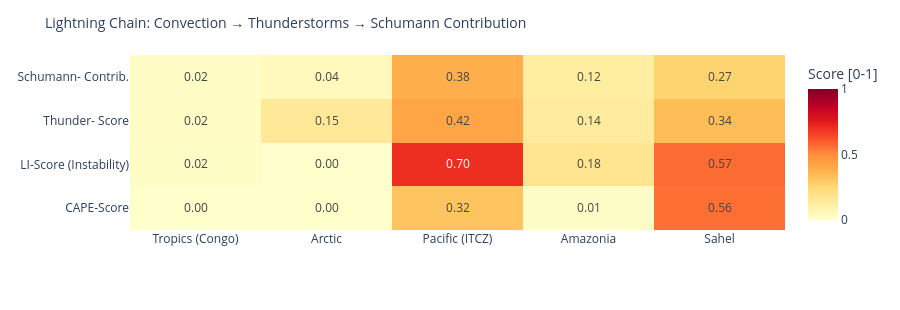

Source (notebook cell):
### Code cell
# ============================================================
# LIGHTNING CHAIN: Convection → Thunderstorms → Schumann
# Shows the causal chain per measurement point as heatmap
# ============================================================

def cape_score(v):
    """CAPE → normalized score [0,1]"""
    if v is None or pd.isna(v): return 0.0
    return min(1.0, float(v) / 3000)

def li_score(v):
    """Lifted Index: negative = unstable → score [0,1]"""
    if v is None or pd.isna(v): return 0.3
    return min(1.0, max(0.0, (-float(v) + 6) / 12))

def cloud_score(v):
    if v is None or pd.isna(v): return 0.3
    return float(v) / 100

def thunder_score(row):
    """Kombinierter Gewitterwahrscheinlichkeits-Score
    CAPE + LI + Bedeckung + WMO-Gewitter + konvektiver Niederschlag (showers)
    Hinweis: X-Ray und Kp sind kein Bestandteil – nur geomagn./solarer Kontext.
    """
    cs = cape_score(row.get('cape'))
    ls = li_score(row.get('li'))
    cl = cloud_score(row.get('cloud'))
    t  = 1.0 if row.get('thunderstorm') else 0.0
    # Convective precipitation (showers) as additional indicator
    sh = min(1.0, (row.get('showers') or 0) / 5.0)
    return round(cs * 0.30 + ls * 0.25 + cl * 0.15 + t * 0.20 + sh * 0.10, 3)

def schumann_contribution(t_score, lat):
    """Schumann contribution: higher in tropics (±30°), scaled by thunderstorm score"""
    lat_weight = max(0.3, 1.0 - abs(lat) / 60)
    return round(t_score * lat_weight, 3)

df_atm['cape_score']   = df_atm.apply(lambda r: cape_score(r['cape']), axis=1)
df_atm['li_score']     = df_atm.apply(lambda r: li_score(r['li']),    axis=1)
df_atm['thunder_score']= df_atm.apply(lambda r: thunder_score(r.to_dict()), axis=1)
df_atm['schumann_contribution'] = df_atm.apply(
    lambda r: schumann_contribution(r['thunder_score'], r['lat']), axis=1)

metrics = ['cape_score', 'li_score', 'thunder_score', 'schumann_contribution']
labels  = ['CAPE-Score', 'LI-Score\n(Instability)', 'Thunder-\nScore', 'Schumann-\nContrib.']
z_data  = [df_atm[m].tolist() for m in metrics]

fig = go.Figure(go.Heatmap(
    z=z_data,
    x=df_atm['point'].tolist(),
    y=labels,
    colorscale='YlOrRd',
    zmin=0, zmax=1,
    text=[[f'{v:.2f}' for v in row] for row in z_data],
    texttemplate='%{text}', textfont=dict(size=12),
    colorbar=dict(title='Score [0-1]')
))
fig.update_layout(
    title=dict(text='Lightning Chain: Convection → Thunderstorms → Schumann Contribution', font=dict(size=14)),
    height=310,
    plot_bgcolor='rgba(0,0,0,0)', paper_bgcolor='rgba(0,0,0,0)',
    margin=dict(l=130, r=80, t=55, b=80)
)
fig.show()

### Figure 1 — Plotly figure (JSON) as saved in the notebook; plotly's stock layout.template omitted (floating-point values rounded to 4 significant figures)
{"data": [{"colorbar": {"title": {"text": "Score [0-1]"}}, "colorscale": [[0.0, "rgb(255,255,204)"], [0.125, "rgb(255,237,160)"], [0.25, "rgb(254,217,118)"], [0.375, "rgb(254,178,76)"], [0.5, "rgb(253,141,60)"], [0.625, "rgb(252,78,42)"], [0.75, "rgb(227,26,28)"], [0.875, "rgb(189,0,38)"], [1.0, "rgb(128,0,38)"]], "text": [["0.00", "0.00", "0.32", "0.01", "0.56"], ["0.02", "0.00", "0.70", "0.18", "0.57"], ["0.02", "0.15", "0.42", "0.14", "0.34"], ["0.02", "0.04", "0.38", "0.12", "0.27"]], "textfont": {"size": 12}, "texttemplate": "%{text}", "type": "heatmap", "x": ["Tropics (Congo)", "Arctic", "Pacific (ITCZ)", "Amazonia", "Sahel"], "y": ["CAPE-Score", "LI-Score\n(Instability)", "Thunder-\nScore", "Schumann-\nContrib."], "z": [[0.0, 0.0, 0.3167, 0.01333, 0.56], [0.01667, 0.0, 0.7, 0.175, 0.5667], [0.019, 0.15, 0.419, 0.135, 0.341], [0.018, 0.045, 0.384, 0.124, 0.267]], "zmax": 1, "zmin": 0}], "layout": {"height": 310, "margin": {"b": 80, "l": 130, "r": 80, "t": 55}, "paper_bgcolor": "rgba(0,0,0,0)", "plot_bgcolor": "rgba(0,0,0,0)", "title": {"font": {"size": 14}, "text": "Lightning Chain: Convection → Thunderstorms → Schumann Contribution"}}}
